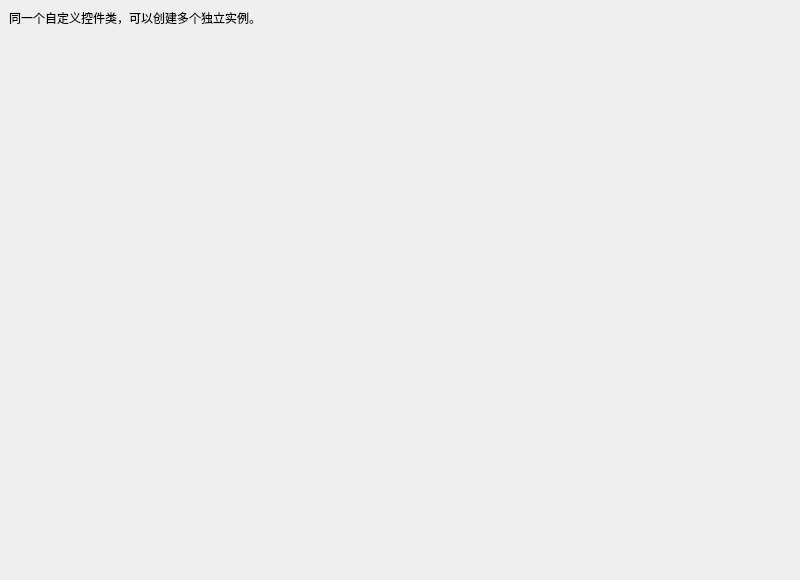
<?xml version="1.0" encoding="UTF-8"?>
<ui version="4.0">
 <class>MainWindow</class>
 <widget class="QMainWindow" name="MainWindow">
  <property name="geometry">
   <rect>
    <x>0</x>
    <y>0</y>
    <width>800</width>
    <height>580</height>
   </rect>
  </property>
  <property name="windowTitle">
   <string>43 组合控件与 Designer 提升</string>
  </property>
  <widget class="QWidget" name="centralwidget">
   <layout class="QVBoxLayout" name="verticalLayout">
    <item>
     <widget class="QLabel" name="hintLabel">
      <property name="text">
       <string>同一个自定义控件类，可以创建多个独立实例。</string>
      </property>
     </widget>
    </item>
    <item>
     <widget class="SmallWidget" name="first" />
    </item>
    <item>
     <widget class="SmallWidget" name="second" />
    </item>
    <item>
     <spacer name="verticalSpacer">
      <property name="orientation">
       <enum>Qt::Vertical</enum>
      </property>
      <property name="sizeHint" stdset="0">
       <size>
        <width>20</width>
        <height>40</height>
       </size>
      </property>
     </spacer>
    </item>
   </layout>
  </widget>
 </widget>
 <customwidgets>
  <customwidget>
   <class>SmallWidget</class>
   <extends>QWidget</extends>
   <header>smallwidget.h</header>
   <container>1</container>
  </customwidget>
 </customwidgets>
 <resources />
 <connections />
</ui>
